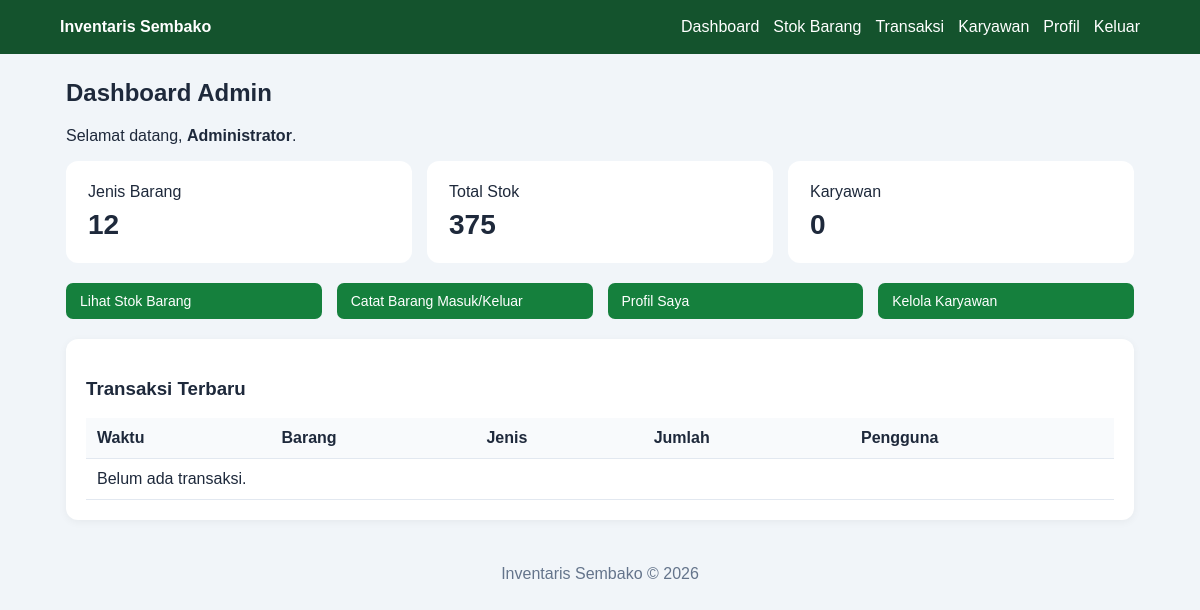
The page /dashboard (signed in) on the database as committed earlier.
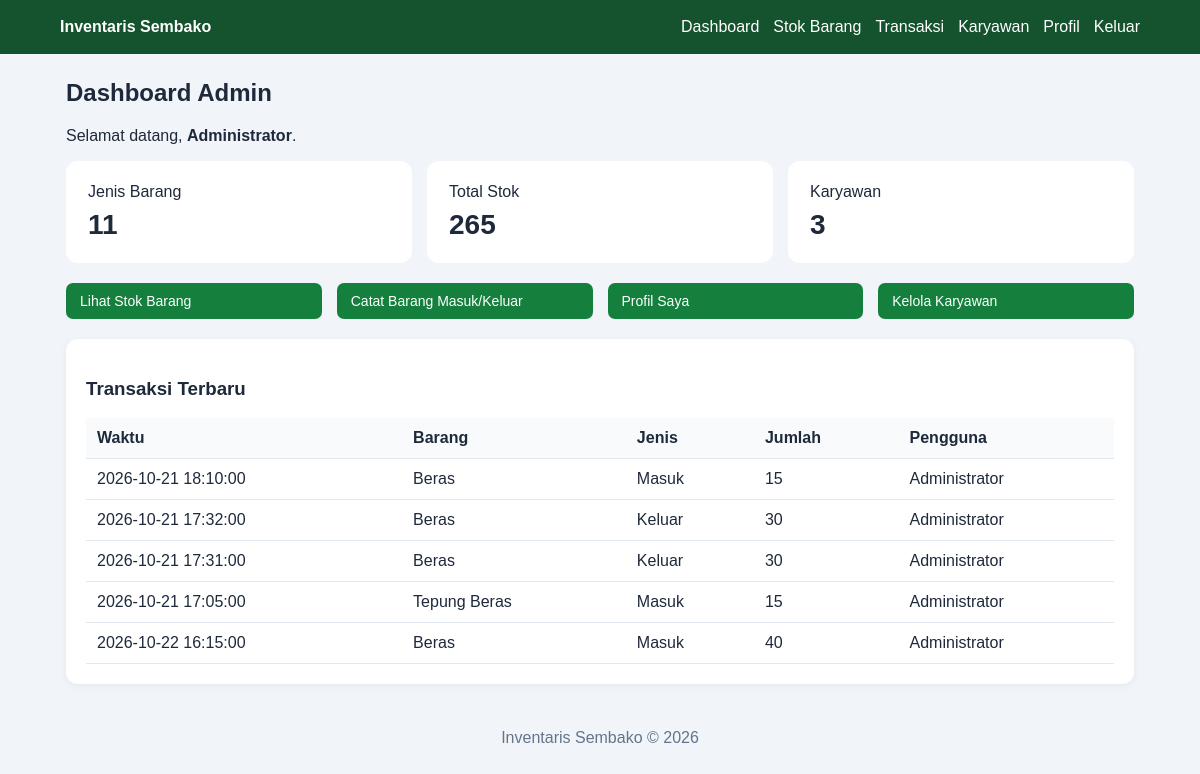
The same page on the database as committed later.
### tables this page shows
CREATE TABLE users (
        id INTEGER PRIMARY KEY AUTOINCREMENT,
        username TEXT UNIQUE NOT NULL,
        nama TEXT NOT NULL,
        password TEXT NOT NULL,
        role TEXT NOT NULL CHECK(role IN ('admin', 'karyawan')),
        bio TEXT NOT NULL DEFAULT '',
        aktif INTEGER NOT NULL DEFAULT 1,
        dibuat TEXT NOT NULL
    );

CREATE TABLE transaksi (
        id INTEGER PRIMARY KEY AUTOINCREMENT,
        barang_id INTEGER NOT NULL,
        user_id INTEGER NOT NULL,
        jenis TEXT NOT NULL CHECK(jenis IN ('masuk', 'keluar')),
        jumlah INTEGER NOT NULL CHECK(jumlah > 0),
        keterangan TEXT NOT NULL DEFAULT '',
        waktu TEXT NOT NULL,
        FOREIGN KEY(barang_id) REFERENCES barang(id),
        FOREIGN KEY(user_id) REFERENCES users(id)
    );

CREATE TABLE barang (
        id INTEGER PRIMARY KEY AUTOINCREMENT,
        nama TEXT UNIQUE NOT NULL,
        kategori TEXT NOT NULL DEFAULT 'Sembako',
        stok INTEGER NOT NULL DEFAULT 0 CHECK(stok >= 0),
        satuan TEXT NOT NULL DEFAULT 'pcs',
        harga REAL NOT NULL DEFAULT 0 CHECK(harga >= 0)
    );

### app.py (the view)
@app.route("/dashboard")
@login_required
def dashboard():
    db = get_db()
    jumlah_barang = db.execute(
        "SELECT COUNT(*) AS total FROM barang"
    ).fetchone()["total"]
    jumlah_karyawan = db.execute(
        "SELECT COUNT(*) AS total FROM users WHERE role='karyawan'"
    ).fetchone()["total"]
    total_stok = db.execute(
        "SELECT COALESCE(SUM(stok), 0) AS total FROM barang"
    ).fetchone()["total"]
    transaksi = db.execute("""
        SELECT t.*, b.nama AS nama_barang, u.nama AS nama_user
        FROM transaksi t
        JOIN barang b ON b.id = t.barang_id
        JOIN users u ON u.id = t.user_id
        ORDER BY t.id DESC LIMIT 10
    """).fetchall()
    return render_template(
        "dashboard.html",
        jumlah_barang=jumlah_barang,
        jumlah_karyawan=jumlah_karyawan,
        total_stok=total_stok,
        transaksi=transaksi
    )

### app.py (called while the page is built)
def get_db():
    if "db" not in g:
        g.db = sqlite3.connect(DATABASE)
        g.db.row_factory = sqlite3.Row
        g.db.execute("PRAGMA foreign_keys = ON")
    return g.db

@app.before_request
def load_logged_in_user():
    user_id = session.get("user_id")
    g.user = None
    if user_id is not None:
        g.user = get_db().execute(
            "SELECT * FROM users WHERE id = ? AND aktif = 1",
            (user_id,)
        ).fetchone()
        if g.user is None:
            session.clear()

def login_required(view):
    @wraps(view)
    def wrapped_view(*args, **kwargs):
        if g.user is None:
            flash("Silakan login terlebih dahulu.", "warning")
            return redirect(url_for("index"))
        return view(*args, **kwargs)
    return wrapped_view

### templates/dashboard.html (shortened to what this page needs)
{% extends "base.html" %}
{% block content %}
<h2>Dashboard {{ 'Admin' if g.user['role'] == 'admin' else 'Karyawan' }}</h2>
<p>Selamat datang, <strong>{{ g.user['nama'] }}</strong>.</p>
<div class="grid">
    <div class="stat">Jenis Barang<strong>{{ jumlah_barang }}</strong></div>
    <div class="stat">Total Stok<strong>{{ total_stok }}</strong></div>
    {% if g.user['role'] == 'admin' %}
    <div class="stat">Karyawan<strong>{{ jumlah_karyawan }}</strong></div>
    {% endif %}
</div>
<div class="grid">
    <a class="btn" href="{{ url_for('stok') }}">Lihat Stok Barang</a>
    <a class="btn" href="{{ url_for('transaksi') }}">Catat Barang Masuk/Keluar</a>
    <a class="btn" href="{{ url_for('profil') }}">Profil Saya</a>
    {% if g.user['role'] == 'admin' %}
    <a class="btn" href="{{ url_for('pegawai') }}">Kelola Karyawan</a>
    {% endif %}
</div>
<div class="card">
    <h3>Transaksi Terbaru</h3>
    <div class="table-wrap">
    <table>
        <tr><th>Waktu</th><th>Barang</th><th>Jenis</th><th>Jumlah</th><th>Pengguna</th></tr>
        {% for t in transaksi %}
        <tr>
            <td>{{ t['waktu'] }}</td>
            <td>{{ t['nama_barang'] }}</td>
            <td>{{ t['jenis']|title }}</td>
            <td>{{ t['jumlah'] }}</td>
            <td>{{ t['nama_user'] }}</td>
        </tr>
        {% else %}
        <tr><td colspan="5">Belum ada transaksi.</td></tr>
        {% endfor %}
    </table>
    </div>
</div>
{% endblock %}

### templates/base.html (shortened to what this page needs)
<!DOCTYPE html>
<html lang="id">
<head>
</head>
<body>
<header>
    <strong><a href="{{ url_for('dashboard') if g.user else url_for('index') }}">Inventaris Sembako</a></strong>
    {% if g.user %}
    <nav>
        <a href="{{ url_for('dashboard') }}">Dashboard</a>
        <a href="{{ url_for('stok') }}">Stok Barang</a>
        <a href="{{ url_for('transaksi') }}">Transaksi</a>
        {% if g.user['role'] == 'admin' %}
            <a href="{{ url_for('pegawai') }}">Karyawan</a>
        {% endif %}
        <a href="{{ url_for('profil') }}">Profil</a>
        <a href="{{ url_for('logout') }}">Keluar</a>
    </nav>
    {% endif %}
</header>
<main>
    {% block content %}{% endblock %}
</main>
<footer>Inventaris Sembako &copy; 2026</footer>
</body>
</html>

### templates/base.html (style rules this page uses)
* { box-sizing: border-box; }
body { margin: 0; font-family: Arial, sans-serif; background: #f1f5f9; color: #1e293b; }
header { background: #14532d; color: white; padding: 18px 5%; display: flex; justify-content: space-between; gap: 12px; flex-wrap: wrap; align-items: center; }
header a { color: white; text-decoration: none; }
nav { display: flex; flex-wrap: wrap; gap: 14px; }
main { max-width: 1100px; margin: 25px auto; padding: 0 16px; }
.card { background: white; padding: 20px; border-radius: 12px; box-shadow: 0 2px 8px #0000000d; margin-bottom: 20px; }
.grid { display: grid; grid-template-columns: repeat(auto-fit,minmax(180px,1fr)); gap: 15px; margin-bottom: 20px; }
.stat { background: white; padding: 22px; border-radius: 12px; }
.stat strong { font-size: 28px; display: block; margin-top: 8px; }
button, .btn { display: inline-block; padding: 10px 14px; border: 0; border-radius: 7px; background: #15803d; color: white; cursor: pointer; text-decoration: none; font-size: 14px; }
.table-wrap { overflow-x: auto; }
table { width: 100%; border-collapse: collapse; background: white; }
th, td { padding: 11px; text-align: left; border-bottom: 1px solid #e2e8f0; }
th { background: #f8fafc; }
footer { text-align: center; padding: 20px; color: #64748b; }

Rows that differ between the two databases and show on the page:
added transaksi: waktu "2026-10-21 18:10:00", nama_barang "Beras", jenis "Masuk", jumlah "15", nama_user "Administrator"
added transaksi: waktu "2026-10-21 17:32:00", nama_barang "Beras", jenis "Keluar", jumlah "30", nama_user "Administrator"
added transaksi: waktu "2026-10-21 17:31:00", nama_barang "Beras", jenis "Keluar", jumlah "30", nama_user "Administrator"
added transaksi: waktu "2026-10-21 17:05:00", nama_barang "Tepung Beras", jenis "Masuk", jumlah "15", nama_user "Administrator"
added transaksi: waktu "2026-10-22 16:15:00", nama_barang "Beras", jenis "Masuk", jumlah "40", nama_user "Administrator"
Other text that changed with them:
{{ jumlah_barang }}: "12" → "11"
{{ total_stok }}: "375" → "265"
{{ jumlah_karyawan }}: "0" → "3"
text no longer shown: "Belum ada transaksi."
